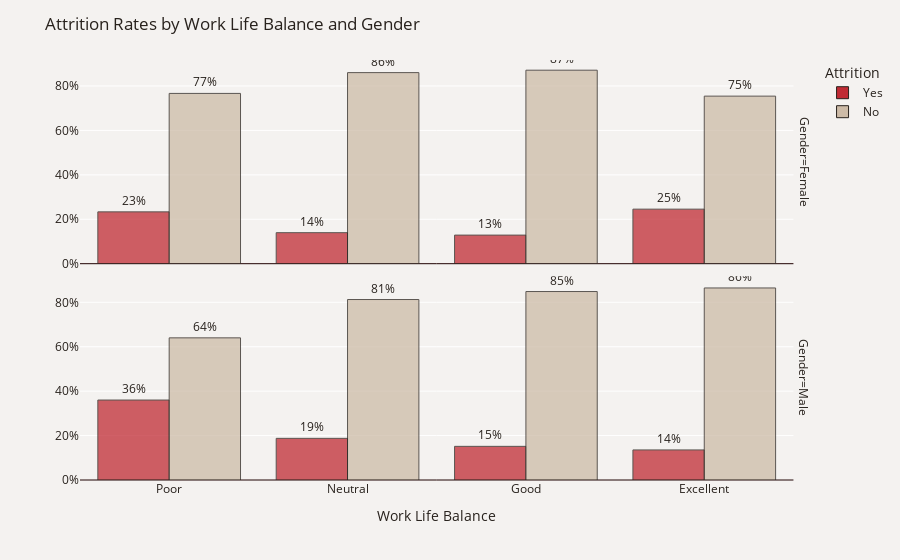

The notebook cell saved with this chart:
### Code cell
plot_df = data.groupby(['WorkLifeBalance','Gender'])['Attrition'].value_counts(normalize=True)
plot_df = plot_df.mul(100).rename('Percent').reset_index()
fig = px.bar(plot_df, x='WorkLifeBalance', y='Percent', color='Attrition',
             facet_row='Gender', text='Percent', opacity=0.75, barmode='group', 
             category_orders={'Attrition': ['Yes', 'No']},
             color_discrete_map={'Yes': '#C02B34','No': '#CDBBA7'})
fig.update_traces(texttemplate='%{text:.2s}%', textposition='outside', 
                  marker_line=dict(width=1, color='#28221D'))
fig.update_yaxes(title="",zeroline=True, zerolinewidth=1, zerolinecolor='#1F0202',ticksuffix = '%')
fig.update_layout(title_text='Attrition Rates by Work Life Balance and Gender',height=750,font_color='#28221D',
                  xaxis_title='Work Life Balance', paper_bgcolor='#F4F2F0', plot_bgcolor='#F4F2F0', 
                  xaxis = dict(tickmode = 'array', tickvals = [1, 2, 3, 4],
                               ticktext = ['Poor', 'Neutral', 'Good', 'Excellent']))
fig.show()

### Figure 1 — Plotly figure (JSON) as saved in the notebook; plotly's stock layout.template omitted (floating-point values rounded to 4 significant figures)
{"data": [{"alignmentgroup": "True", "hovertemplate": "Attrition=Yes<br>Gender=Female<br>WorkLifeBalance=%{x}<br>Percent=%{text}<extra></extra>", "legendgroup": "Yes", "marker": {"color": "#C02B34", "line": {"color": "#28221D", "width": 1}, "opacity": 0.75, "pattern": {"shape": ""}}, "name": "Yes", "offsetgroup": "Yes", "orientation": "v", "showlegend": true, "text": [23.33, 13.97, 12.88, 24.56], "textposition": "outside", "texttemplate": "%{text:.2s}%", "type": "bar", "x": [1, 2, 3, 4], "xaxis": "x2", "y": [23.33, 13.97, 12.88, 24.56], "yaxis": "y2"}, {"alignmentgroup": "True", "hovertemplate": "Attrition=Yes<br>Gender=Male<br>WorkLifeBalance=%{x}<br>Percent=%{text}<extra></extra>", "legendgroup": "Yes", "marker": {"color": "#C02B34", "line": {"color": "#28221D", "width": 1}, "opacity": 0.75, "pattern": {"shape": ""}}, "name": "Yes", "offsetgroup": "Yes", "orientation": "v", "showlegend": false, "text": [36, 18.75, 15.15, 13.54], "textposition": "outside", "texttemplate": "%{text:.2s}%", "type": "bar", "x": [1, 2, 3, 4], "xaxis": "x", "y": [36, 18.75, 15.15, 13.54], "yaxis": "y"}, {"alignmentgroup": "True", "hovertemplate": "Attrition=No<br>Gender=Female<br>WorkLifeBalance=%{x}<br>Percent=%{text}<extra></extra>", "legendgroup": "No", "marker": {"color": "#CDBBA7", "line": {"color": "#28221D", "width": 1}, "opacity": 0.75, "pattern": {"shape": ""}}, "name": "No", "offsetgroup": "No", "orientation": "v", "showlegend": true, "text": [76.67, 86.03, 87.12, 75.44], "textposition": "outside", "texttemplate": "%{text:.2s}%", "type": "bar", "x": [1, 2, 3, 4], "xaxis": "x2", "y": [76.67, 86.03, 87.12, 75.44], "yaxis": "y2"}, {"alignmentgroup": "True", "hovertemplate": "Attrition=No<br>Gender=Male<br>WorkLifeBalance=%{x}<br>Percent=%{text}<extra></extra>", "legendgroup": "No", "marker": {"color": "#CDBBA7", "line": {"color": "#28221D", "width": 1}, "opacity": 0.75, "pattern": {"shape": ""}}, "name": "No", "offsetgroup": "No", "orientation": "v", "showlegend": false, "text": [64, 81.25, 84.85, 86.46], "textposition": "outside", "texttemplate": "%{text:.2s}%", "type": "bar", "x": [1, 2, 3, 4], "xaxis": "x", "y": [64, 81.25, 84.85, 86.46], "yaxis": "y"}], "layout": {"annotations": [{"font": {}, "showarrow": false, "text": "Gender=Male", "textangle": 90, "x": 0.98, "xanchor": "left", "xref": "paper", "y": 0.2425, "yanchor": "middle", "yref": "paper"}, {"font": {}, "showarrow": false, "text": "Gender=Female", "textangle": 90, "x": 0.98, "xanchor": "left", "xref": "paper", "y": 0.7575, "yanchor": "middle", "yref": "paper"}], "autosize": true, "barmode": "group", "font": {"color": "#28221D"}, "legend": {"title": {"text": "Attrition"}, "tracegroupgap": 0}, "margin": {"t": 60}, "paper_bgcolor": "#F4F2F0", "plot_bgcolor": "#F4F2F0", "title": {"text": "Attrition Rates by Work Life Balance and Gender"}, "xaxis": {"anchor": "y", "autorange": true, "domain": [0, 0.98], "range": [0.5, 4.5], "tickmode": "array", "ticktext": ["Poor", "Neutral", "Good", "Excellent"], "tickvals": [1, 2, 3, 4], "title": {"text": "Work Life Balance"}, "type": "linear"}, "xaxis2": {"anchor": "y2", "autorange": true, "domain": [0, 0.98], "matches": "x", "range": [0.5, 4.5], "showticklabels": false, "type": "linear"}, "yaxis": {"anchor": "x", "autorange": true, "domain": [0, 0.485], "range": [0, 91.71], "ticksuffix": "%", "title": {"text": ""}, "type": "linear", "zeroline": true, "zerolinecolor": "#1F0202", "zerolinewidth": 1}, "yaxis2": {"anchor": "x2", "autorange": true, "domain": [0.515, 1], "matches": "y", "range": [0, 91.71], "ticksuffix": "%", "title": {"text": ""}, "type": "linear", "zeroline": true, "zerolinecolor": "#1F0202", "zerolinewidth": 1}}}
